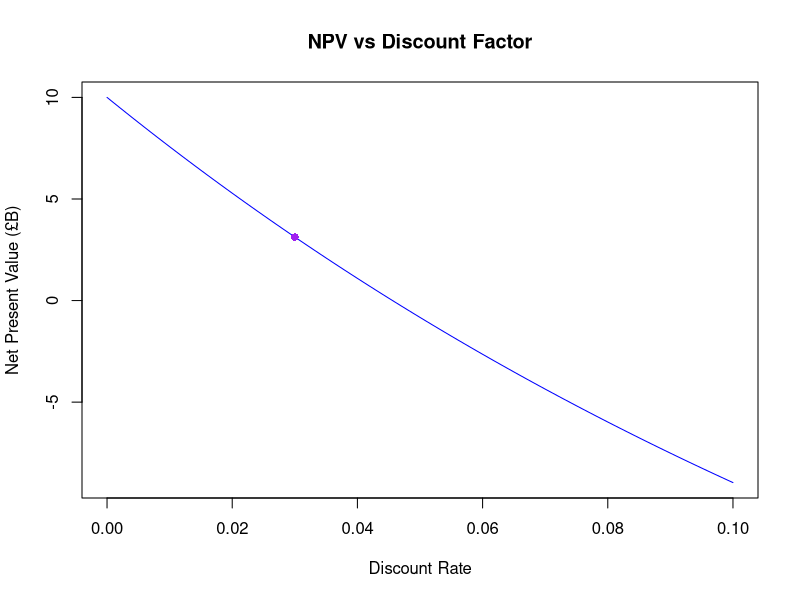
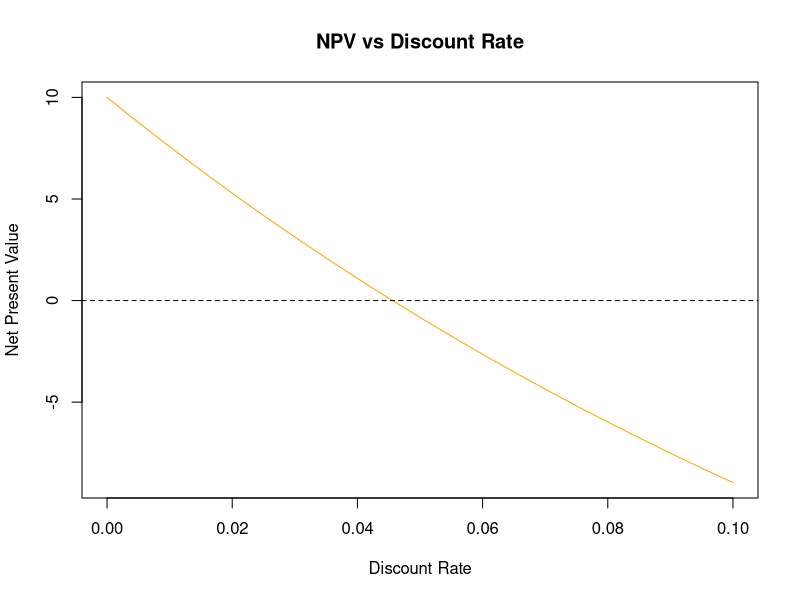

These figures' R source, in order:
######### ||| CST2330 COURSEWORK 2 ||| #########

##### Question 1:

# Create the dataframe with given columns for BEV
cf.bev <- data.frame(
  year = 2026:2031,
  outflow = c(30, 15, 10, 10, 5, 5),
  inflow = c(0, 0, 5, 10, 30, 40)
)

# Assign discount rate
discount_rate <- 0.03

#------ Task 1 ------

# Find the return
cf.bev$return <- cf.bev$inflow - cf.bev$outflow

# Find the numbers of future years to discount
cf.bev$n <- cf.bev$year - cf.bev$year[1]

# Find present value factors
cf.bev$pvf <- (1 + discount_rate)^(-cf.bev$n)

# Find the present values of returns for each year
cf.bev$pvreturn <- cf.bev$pvf * cf.bev$return

# Display the results in the table
cf.bev

# Calculate the Net Present Value (NPV)
sum(cf.bev$pvreturn)

#------Task 2 ------

# Function to analyse cashflow at different discount rates
analyse.cashflow <- function(data, rate) {
  
  # Find the return 
  data$return <- data$inflow - data$outflow
  
  # Find the years for discount factor
  data$n <- data$year - data$year[1]
  
  # Find Present value factors
  data$pvf <- (1 + rate)^(-data$n)
  
  # Find present value of returns (annually)
  data$pvreturn <- data$pvf * data$return
  
  # Print the table
  print(data)
  
  # Return the total NPV
  return (sum(data$pvreturn))
}

# Test the function
analyse.cashflow(cf.bev, 0.03)

#------Task 3 ------

# Plot a graphof NPV vs Discount Rate for better reasoning 
plot(
  Vectorize(function(x) analyse.cashflow(cf.bev, rate = x)),
  xlim = c(0, 0.10),
  type = "l",
  col = "blue",
  xlab = "Discount Rate",
  ylab = "Net Present Value (£B)",
  main = "NPV vs Discount Factor"
)

# Create a point at 0.03 discount rate
points(0.03, analyse.cashflow(cf.bev, 0.03), pch = 16, col = "purple")

#------ Task 4 ------

# The NPV at 1% with 2 decimal places
round(analyse.cashflow(cf.bev, 0.01), 2)

# The NPV at 5% with 2 decimal places
round(analyse.cashflow(cf.bev, 0.05), 2)

# The NPV at 10% with 2 decimal places
round(analyse.cashflow(cf.bev, 0.10), 2)

#------ Task 5 ------

# Plot NPV vs Discount rate graph from 0% to 10%
plot(
  Vectorize(function(x) analyse.cashflow(cf.bev, rate = x)),
  xlim = c(0, 0.10),
  type = "l",
  col = "orange",
  xlab = "Discount Rate",
  ylab = "Net Present Value",
  main = "NPV vs Discount Rate"
)

# Add NPV = 0 line
abline(h = 0, lty = 2)

#------ Task 6 ------

# Function to find NPV with given discount rate
npv_func <- function(discount_rate) analyse.cashflow(cf.bev, discount_rate)

# Find the discount rate where NPV=0 
uniroot(npv_func, c(0, 0.10))$root
